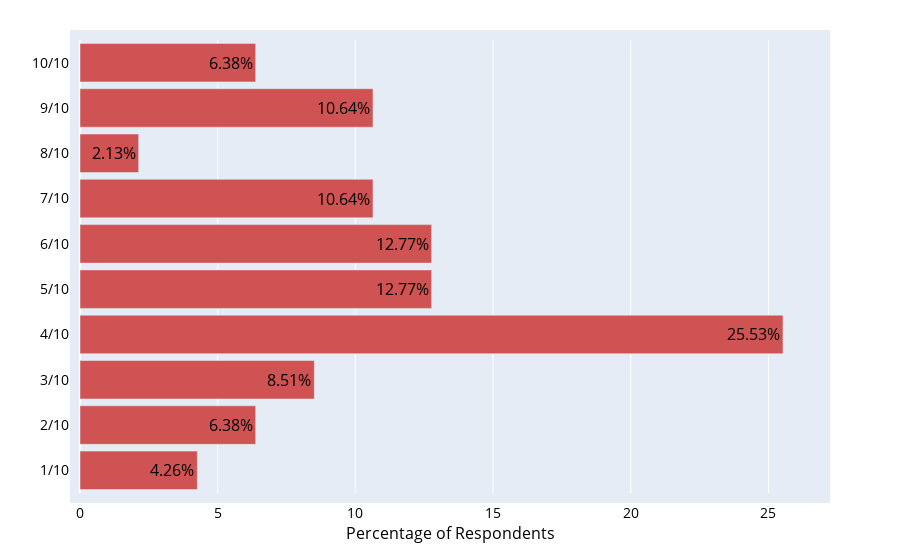

Write notebook code for a chart like this one.
### Markdown cell above
# Slide 5 - How did your level of understanding/ takeaways in courses change compared to an in-person term? (5 being the same)

### Code cell
labels = ['1/10', '2/10', '3/10', '4/10', '5/10', '6/10', '7/10', '8/10', '9/10', '10/10']
values = [4.26, 6.38, 8.51, 25.53, 12.77, 12.77, 10.64, 2.13, 10.64, 6.38]
fig = go.Figure(data=[go.Bar(x=values, 
                             y=labels, 
                             text=values, 
                             marker_color='rgb(208,83,83)',
                             textfont_color='#000000',
                             orientation='h',
                             textfont_size=16
                             )])
fig.update_layout(
    yaxis=dict(
        #categoryorder='total ascending', 
        color='#000000',
        titlefont_size=16,
        tickfont_size=14
    ), 
    xaxis=dict(
        title='Percentage of Respondents',
        color='#000000',
        titlefont_size=16,
        tickfont_size=14
    ),
    bargap=0.15, 
    margin=dict(l=80, r=80, t=40, b=40, pad=10))
fig.update_traces(texttemplate='%{text}%', textposition='inside')
iplot(fig)

fig.write_image("presentationImages/COVID_S5_RateLearnings_MonoColors.png", width=800, height=800)

### Figure 1 — Plotly figure (JSON) as saved in the notebook; plotly's stock layout.template omitted (floating-point values rounded to 4 significant figures)
{"data": [{"marker": {"color": "rgb(208,83,83)"}, "orientation": "h", "text": ["4.26", "6.38", "8.51", "25.53", "12.77", "12.77", "10.64", "2.13", "10.64", "6.38"], "textfont": {"color": "#000000", "size": 16}, "textposition": "inside", "texttemplate": "%{text}%", "type": "bar", "x": [4.26, 6.38, 8.51, 25.53, 12.77, 12.77, 10.64, 2.13, 10.64, 6.38], "y": ["1/10", "2/10", "3/10", "4/10", "5/10", "6/10", "7/10", "8/10", "9/10", "10/10"]}], "layout": {"bargap": 0.15, "margin": {"b": 40, "l": 80, "pad": 10, "r": 80, "t": 40}, "xaxis": {"color": "#000000", "tickfont": {"size": 14}, "title": {"font": {"size": 16}, "text": "Percentage of Respondents"}}, "yaxis": {"color": "#000000", "tickfont": {"size": 14}, "title": {"font": {"size": 16}}}}}
